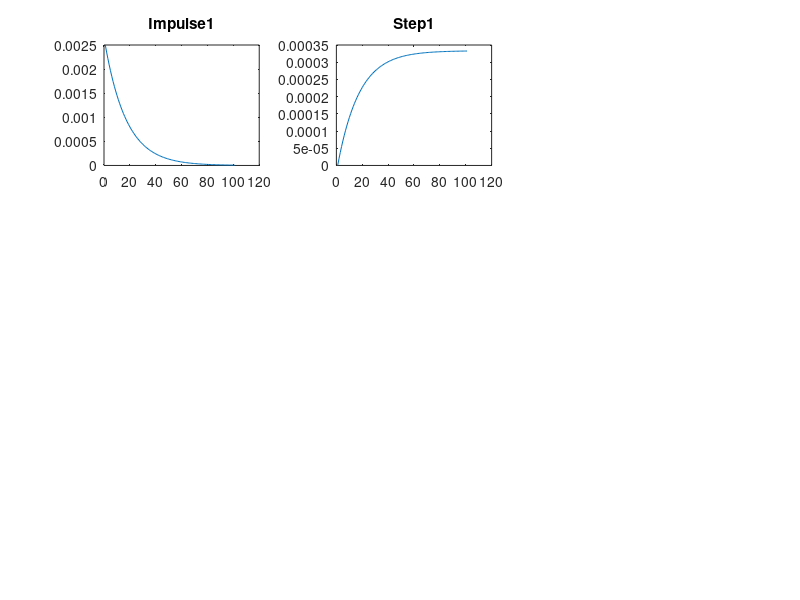
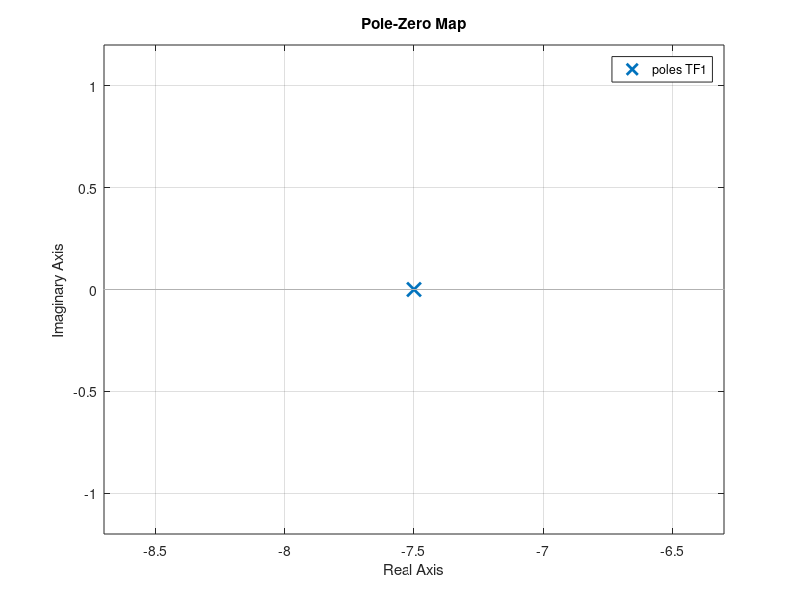

Reproduce these figures in MATLAB, in order.
%% Title:Control System-First Order System: System analysis by changing gain
%Author:Prateek Chauhan
%PS No:99003739
%Date:7/04/2021
%Version:R2020b

%% This Document has equation for motion differential system
%Equation:mdv/dt+bv=u

%% Math analysis
%dependent variables:v
%independent variables:t,u
%constant:m,b
%Root:-b/m

%% Changing the gain of system 
%gain is 1 
m1=400;
b1=3000;
Tau=m1/b1;
TF1=tf([0,1/b1],[Tau,1])
T_R=4*Tau;
risetime=2.2/(b1/m1)
delaytime=1/(b1/m1)
settlingtime=4/(b1/m1)
steadystatevalue=1/b1
subplot(3,3,1),plot(impulse(TF1))
title("Impulse1")
subplot(3,3,2),plot(step(TF1))
title("Step1")
figure(2)



pzmap(TF1)